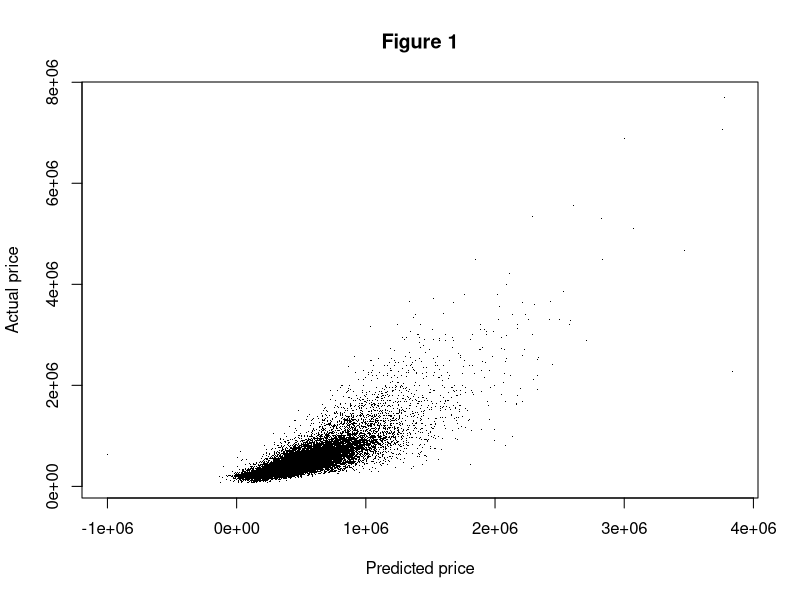
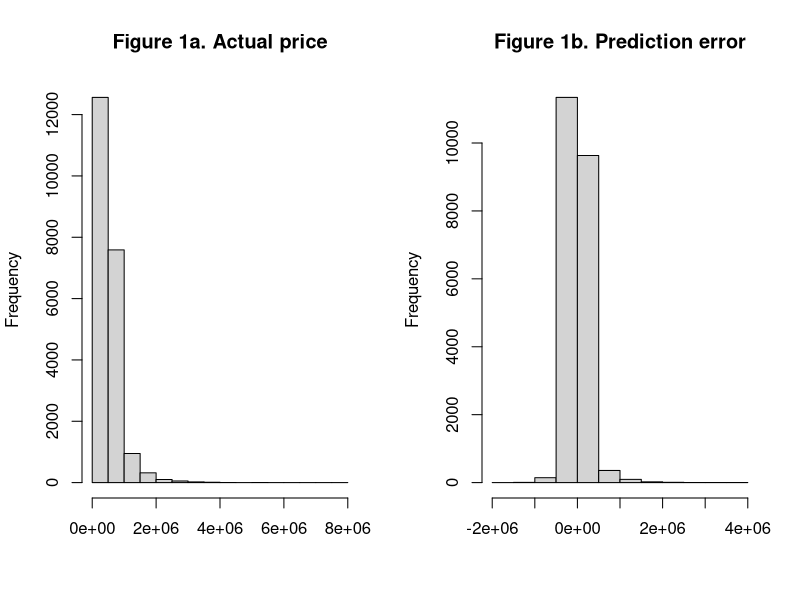
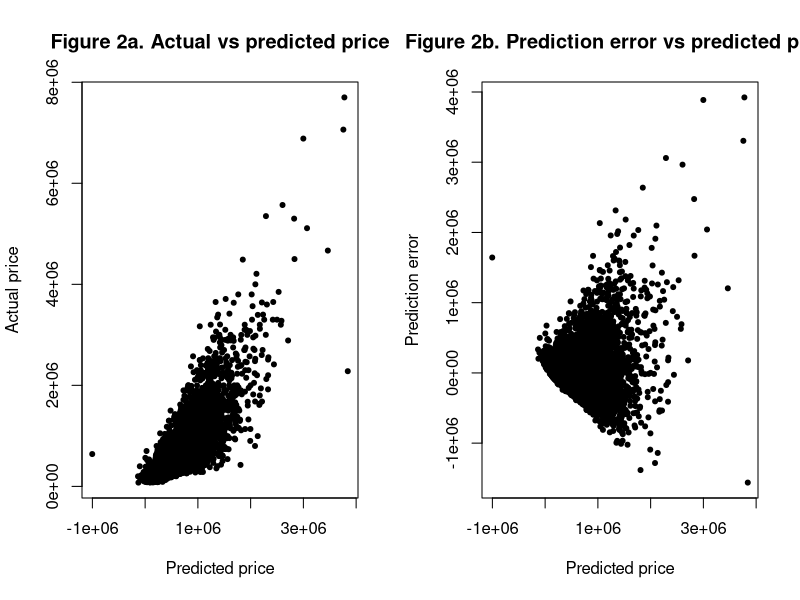

Generate these figures, in order, with R:
## House sales in King County ##

# Setting work directory #
setwd("/Users/miguel/Dropbox (IESE)/Data archive/DATA")

# Reading data #
king <- read.csv("king.csv", stringsAsFactors=F)
head(king)
summary(king)

# Formula #
fm <- price ~ bedrooms + bathrooms + sqft_living + sqft_lot + floors +
  waterfront + condition + sqft_above + yr_built + yr_renovated + lat + long

# Linear regression #
mod <- lm(formula=fm, data=king)
summary(mod)
names(mod)
pred_price <- predict(mod, newdata=king)
pred_error <- king$price - pred_price
  plot(king$price ~ pred_price, pch=".", main="Figure 1", xlab="Predicted price",
  ylab="Actual price")

# Histograms #
par(mfrow=c(1,2))
hist(king$price, main="Figure 1a. Actual price", xlab="")
hist(pred_error, main="Figure 1b. Prediction error", xlab="")

# Scatterplots #
par(mfrow=c(1,2))
plot(king$price ~ pred_price, pch=20, main="Figure 2a. Actual vs predicted price",
 xlab="Predicted price", ylab="Actual price")
plot(pred_error ~ pred_price, pch=20, main="Figure 2b. Prediction error vs predicted price",
  xlab="Predicted price", ylab="Prediction error")
